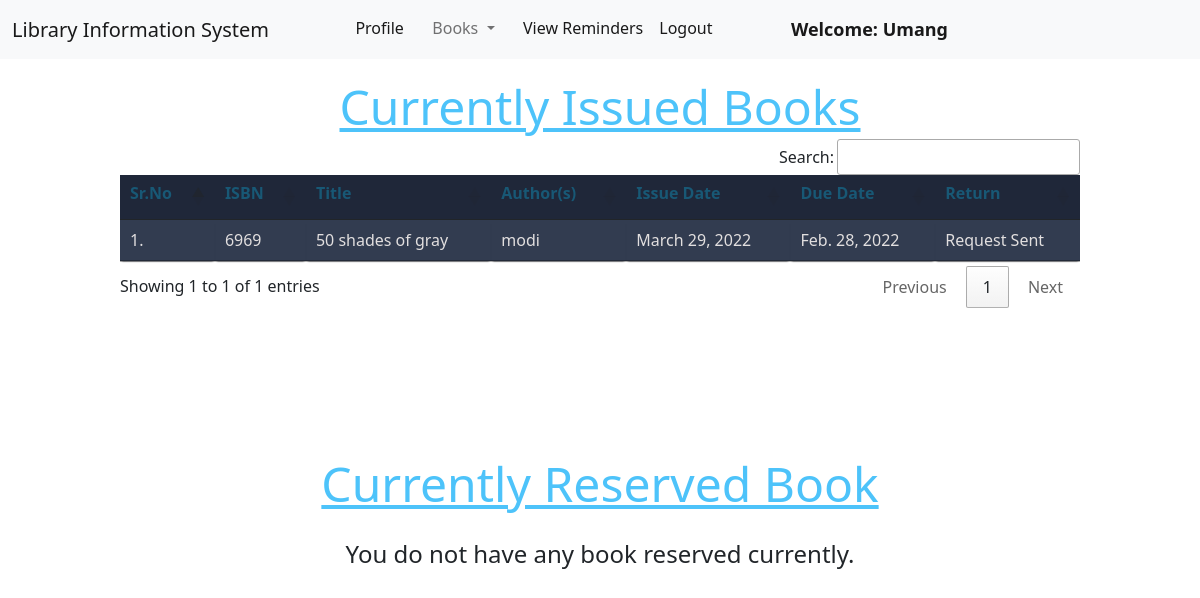
Screenshot of /member/view_issued_books/ (signed in) with the database file from the repository.
### book/models.py (models this page shows, shortened)
class Book(models.Model):
    title = models.CharField(max_length=200)
    author = models.CharField(max_length=200)
    isbn = models.CharField(max_length= 15)
    rack_number = models.CharField(max_length= 10)
    issue_date = models.DateField(null= True)
    date_added = models.DateField(null=True)
    return_requested = models.BooleanField(default=False)
    last_issued_date = models.DateField(null=True)
    issue_member = models.ForeignKey("member.Member", on_delete = models.SET_NULL, null = True)

### member/views.py (the view)
# urls.py: path("view_issued_books/", views.view_current_issues, name="view_current_issues"),
@login_required(login_url = '/member/login')
def view_current_issues(request):
    issued_books = request.user.member.book_set.all()
    reserved_book = request.user.member.reserved_book
    reserve_time = request.user.member.reserve_datetime
    issued_books = issued_books.exclude(issue_date=None)
    due_dates = []
    for book in issued_books:
        due_dates.append(book.issue_date + relativedelta(months=book.issue_member.book_duration))
    book_details = zip(issued_books, due_dates)
    try:
        active_member = reserved_book.member_set.all().order_by('reserve_datetime').first()
    except(Exception):
        active_member = None
    if reserved_book is not None:
        if (active_member and active_member.user.username == request.user.username):
            reservation_status = "Active"
        else:
            reservation_status ="Pending"
    else:
        reservation_status = "Not Applicable"
    return render(request, "member/view_issued_books.html", {'total_books': len(issued_books), 'reserved_book': reserved_book, 'reserve_time': reserve_time, 'reservation_status': reservation_status, 'book_details':book_details})

### member/templates/member/view_issued_books.html (shortened to what this page needs)
{% extends 'member/member_navbar.html' %}
{% load static %}
{% block body %}
{% if total_books > 0 %}
    <div class="container mt-4">
        <h1 class="text-center"><u>Currently Issued Books</u></h1>
        <table class="table table-hover" id="example">
            <thead>
                <tr>
                    <th><h1>Sr.No</h1></th>
                    <th><h1>ISBN</h1></th>
                    <th><h1>Title</h1></th>
                    <th><h1>Author(s)</h1></th>
                    <th><h1>Issue Date</h1></th>
                    <th><h1>Due Date</h1></th>
                    <th><h1>Return</h1></th>
                </tr>
            </thead>
            <tbody>
                {% for book, due_date in book_details %}
                <tr>
                    <td>{{forloop.counter}}.</td>
                    <td>{{book.isbn}}</td>
                    <td>{{book.title}}</td>
                    <td>{{book.author}}</td>
                    <td>{{book.issue_date}}</td>
                    <td>{{due_date}}</td>
                    {% if book.return_requested %}
                    <td>Request Sent</td>
                    {% else %}
                    <td><a href="/member/return_book/{{book.id}}/" class="btn btn-return" onclick="return confirm('Are you sure you want to Return this book?')">Return</a></td>
                    {% endif %}
                </tr>
                {% endfor %}
            </tbody>
        </table>
    </div>
{% else %}
    <div class="container mt-4">
        <h1 class="text-center"><u>Currently Issued Books</u></h1>
        <br>
        <h4 class="text-center">You do not have any books issued currently.</h4>
    </div>
{% endif%}
{% if reserved_book != None %}
    <div class="container mt-4">
        <h1 class="text-center"><u>Currently Reserved Book</u></h1>
        <table class="table table-hover" id="example">
            <thead>
                <tr>
                    <th><h1>Sr.No</h1></th>
                    <th><h1>ISBN</h1></th>
                    <th><h1>Title</h1></th>
                    <th><h1>Author(s)</h1></th>
                    <th><h1>Reserve Date and Time</h1></th>
                    <th><h1>Reservation Status</h1></th>
                    <th><h1>Cancel Reservation</h1></th>
                </tr>
            </thead>
            <tbody>
                <tr>
                    <td>{{1}}.</td>
                    <td>{{reserved_book.isbn}}</td>
                    <td>{{reserved_book.title}}</td>
                    <td>{{reserved_book.author}}</td>
                    <td>{{reserve_time}}</td>
                    <td>{{reservation_status}}</td>
                    <td><a href="/member/" class="btn btn-cancel" onclick="return confirm('Are you sure you want to Cancel the reservation of this book?')">Cancel</a></td>
                </tr>
            </tbody>
        </table>
    </div>
{% else %}
    <div class="container mt-4">
        <h1 class="text-center"><u>Currently Reserved Book</u></h1>
        <br>
        <h4 class="text-center">You do not have any book reserved currently.</h4>
    </div>
{% endif %}
{% endblock %}

### member/templates/member/member_navbar.html (shortened to what this page needs)
<!doctype html>
<html lang="en">
  <head>
    <link href="https://cdn.jsdelivr.net/npm/bootstrap@5.1.0/dist/css/bootstrap.min.css" rel="stylesheet">
    <link rel="stylesheet" href="https://cdn.datatables.net/1.10.25/css/jquery.dataTables.min.css">
    <link rel="stylesheet" href="https://cdn.datatables.net/buttons/1.7.1/css/buttons.dataTables.min.css">
  </head>
  <body>
    <nav class="navbar navbar-expand-lg navbar-light bg-light sticky-top">
        <div class="container-fluid">
          <a class="navbar-brand" href="#">Library Information System</a>
          <div class="collapse navbar-collapse" id="navbarSupportedContent">
            <ul class="navbar-nav me-auto mb-2 mb-lg-0">
              <li class="nav-item">
                <a class="nav-link active" aria-current="page" href="/member/profile/">Profile</a>
              </li>
              <li class="nav-item dropdown">
                <a class="nav-link dropdown-toggle" href="#" id="navbarDropdown" role="button" data-bs-toggle="dropdown" aria-expanded="false">
                  Books
                </a>
              </li>
              <li class="nav-item">
                <li><a class="nav-link active" href="/member/view_reminders">View Reminders</a></li>
              </li>
              <li class="nav-item">
                <a class="nav-link active" aria-current="page" href="/member/logout/">Logout</a>
              </li>
              <li class="nav-item display-msg-header">
                <a style="font-weight:600; font-family:'Segoe UI', Tahoma, Geneva, Verdana, sans-serif; font-size: large;" class="nav-link active" href="#">Welcome: {{request.user.first_name}}</a>
              </li>
            </ul>
          </div>
        </div>
      </nav>
      {% block body %}
      {% endblock %}
  </body>
</html>

### member/templates/member/view_issued_books.html (style rules this page uses)
h1 { font-size: 3em; font-weight: 300; line-height: 1em; text-align: center; color: #4dc3fa; }
.container th h1 { font-weight: bold; font-size: 1em; text-align: left; color: #185875; }
.container td { font-weight: normal; font-size: 1em; -webkit-box-shadow: 0 2px 2px -2px #0e1119; -moz-box-shadow: 0 2px 2px -2px #0e1119; box-shadow: 0 2px 2px -2px #0e1119; }
.container { text-align: left; overflow: hidden; width: 80%; margin: 0 auto; display: table; padding: 0 0 8em 0; }
.container td, .container th { padding-bottom: 2%; padding-top: 2%; padding-left: 2%; }
.container tr:nth-child(odd) { background-color: #323c50; }
.container th { background-color: #1f2739; }
.container td { color: rgb(226, 223, 223); }

### rows the page displays
Book: isbn "6969", title "50 shades of gray", author "modi", issue_date "March 29, 2022", due_date "Feb. 28, 2022", return_requested "Request Sent"

### other values shown
{{ request.user.first_name }} "Umang"
